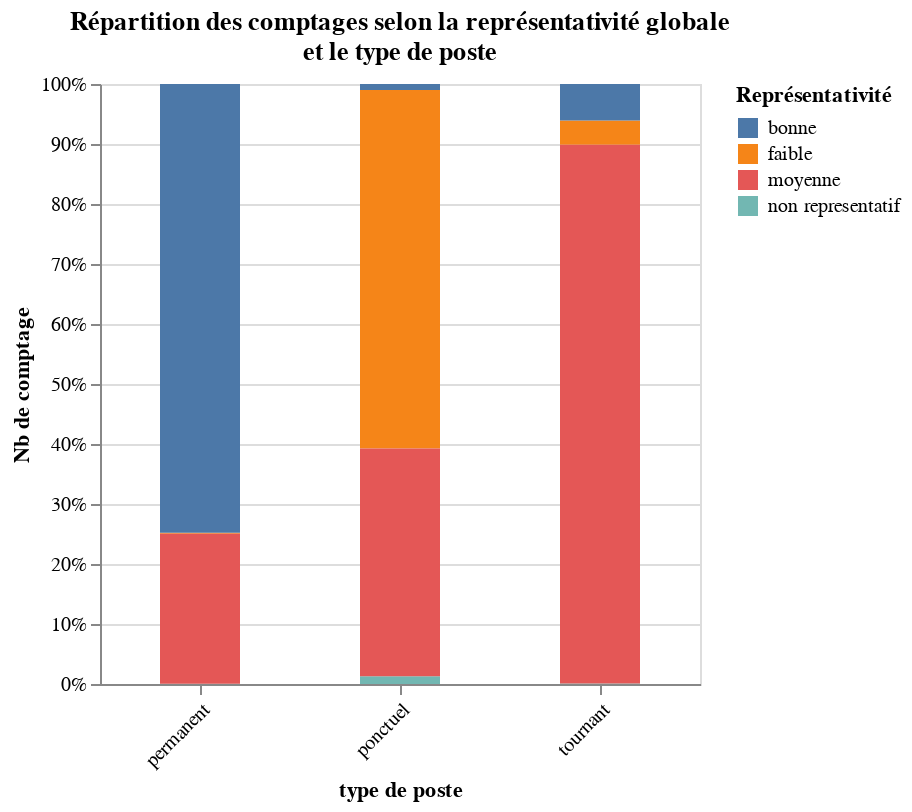

Notebook code cell kept with this figure:
### Code cell
alt.Chart(grp_global, title=['Répartition des comptages selon la représentativité globale','et le type de poste'], width=300).mark_bar(width=40).encode(
    x=alt.X('type_poste:N', axis=alt.Axis(title='type de poste', labelAngle=315)), 
    y=alt.Y('id:Q',axis=alt.Axis(title='Nb de comptage'), stack='normalize'),
    color=alt.Color('txt_note:N',legend=alt.Legend(title='Représentativité')))

### Figure 1 — Vega-Lite specification as saved in the notebook (floating-point values rounded to 4 significant figures)
{"config": {"view": {"continuousWidth": 400, "continuousHeight": 300}}, "data": {"name": "data-67abf8c32648ef1bcd182f0374f93c63"}, "mark": {"type": "bar", "width": 40}, "encoding": {"color": {"type": "nominal", "field": "txt_note", "legend": {"title": "Représentativité"}}, "x": {"type": "nominal", "axis": {"labelAngle": 315, "title": "type de poste"}, "field": "type_poste"}, "y": {"type": "quantitative", "axis": {"title": "Nb de comptage"}, "field": "id", "stack": "normalize"}}, "title": ["Répartition des comptages selon la représentativité globale", "et le type de poste"], "width": 300, "$schema": "https://vega.github.io/schema/vega-lite/v4.8.1.json", "datasets": {"data-67abf8c32648ef1bcd182f0374f93c63": [{"note_represent_globale": 0, "type_poste": "permanent", "id": 3, "txt_note": "non representatif", "num_note": 0}, {"note_represent_globale": 0, "type_poste": "ponctuel", "id": 103, "txt_note": "non representatif", "num_note": 0}, {"note_represent_globale": 0, "type_poste": "tournant", "id": 7, "txt_note": "non representatif", "num_note": 0}, {"note_represent_globale": 1, "type_poste": "permanent", "id": 12, "txt_note": "faible", "num_note": 1}, {"note_represent_globale": 1, "type_poste": "ponctuel", "id": 4697, "txt_note": "faible", "num_note": 1}, {"note_represent_globale": 1, "type_poste": "tournant", "id": 432, "txt_note": "faible", "num_note": 1}, {"note_represent_globale": 3, "type_poste": "permanent", "id": 2013, "txt_note": "moyenne", "num_note": 3}, {"note_represent_globale": 3, "type_poste": "ponctuel", "id": 2982, "txt_note": "moyenne", "num_note": 3}, {"note_represent_globale": 3, "type_poste": "tournant", "id": 9600, "txt_note": "moyenne", "num_note": 3}, {"note_represent_globale": 6, "type_poste": "permanent", "id": 6023, "txt_note": "bonne", "num_note": 6}, {"note_represent_globale": 6, "type_poste": "ponctuel", "id": 77, "txt_note": "bonne", "num_note": 6}, {"note_represent_globale": 6, "type_poste": "tournant", "id": 652, "txt_note": "bonne", "num_note": 6}]}}
